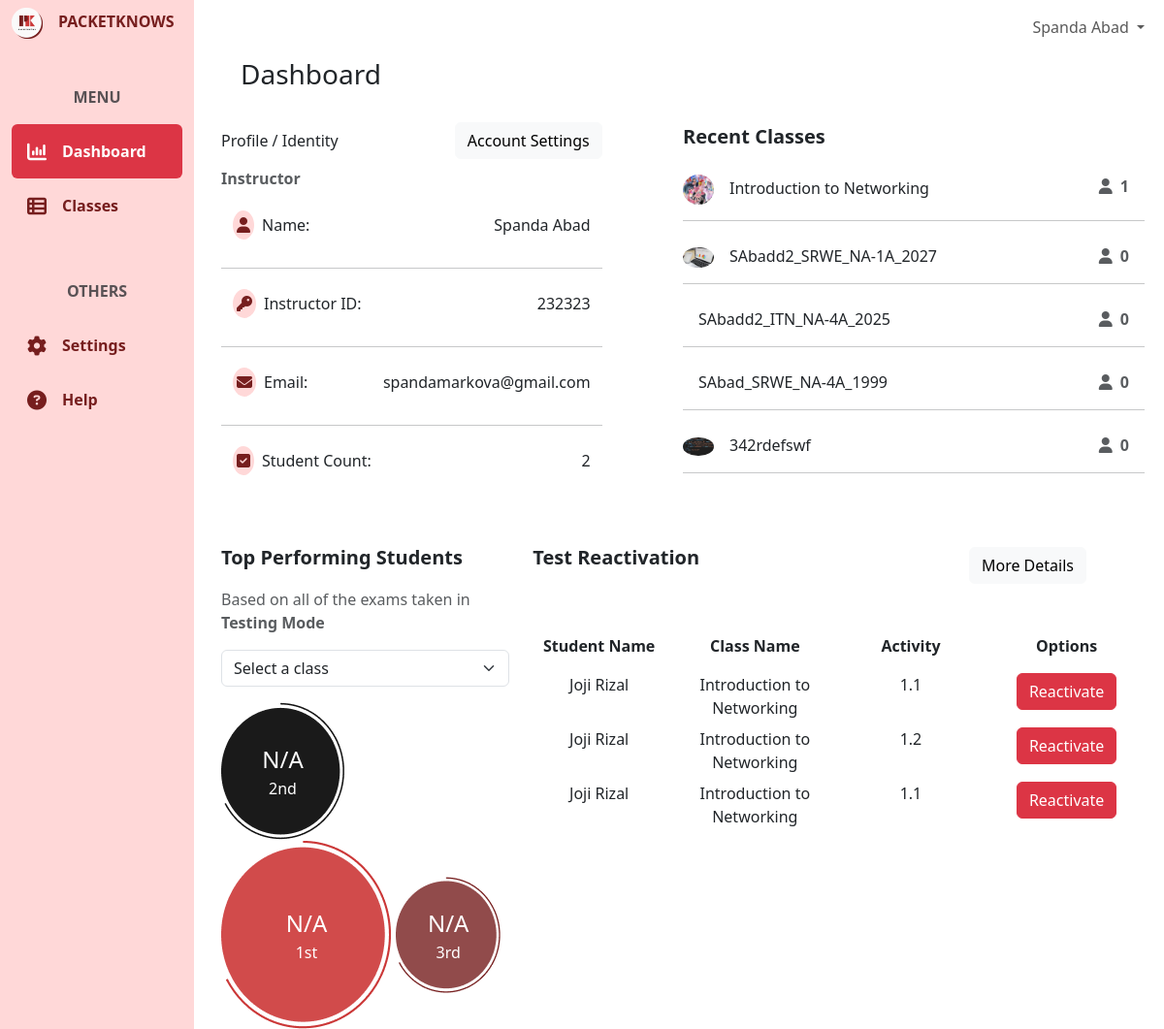
Page /dashboard/ (signed in) on the committed database.
### user/models.py (models this page shows, shortened)
class CustomUser(AbstractBaseUser, PermissionsMixin):
    email = models.EmailField(unique=True)
    first_name = models.CharField(max_length=50)
    last_name = models.CharField(max_length=50)
    is_active = models.BooleanField(default=True)
    is_staff = models.BooleanField(default=False)
    category = models.ForeignKey(UserCategory, on_delete=models.CASCADE)
    icon = models.ImageField(upload_to= 'user/icons/', blank=True, null=True)
    school_id = models.BigIntegerField(unique=True, blank=True, null=True)
    evidences = models.ImageField(upload_to= 'user/evidences/', blank=True, null=True)
    objects = CustomUserManager()
    USERNAME_FIELD = 'email'
    REQUIRED_FIELDS = ['first_name', 'last_name']
    class Meta:
        verbose_name = 'User'
        verbose_name_plural = 'Users'

### classroom/models.py (models this page shows, shortened)
class Classroom(models.Model):
    name = models.CharField(max_length=255)
    code = models.CharField(max_length=255)
    description = models.CharField(max_length=255)
    icon = models.ImageField(upload_to='classroom/class-icons/', blank=True, null=True)
    section = models.CharField(max_length=50)
    school_year = models.CharField(max_length=50)
    instructor = models.ForeignKey(userModels.CustomUser, on_delete=models.CASCADE, related_name='instructor_classrooms')
    students = models.ManyToManyField(userModels.CustomUser, through='Enrollment', related_name='enrolled_classrooms')
    course = models.ForeignKey(activityModels.Course, on_delete=models.CASCADE)
    is_active = models.BooleanField(default=True)
    date_updated = models.DateTimeField(auto_now=True)
    class Meta:
        ordering = ['-date_updated']
        verbose_name_plural = "Classrooms"

### help/models.py (models this page shows, shortened)
class TestReactivation(models.Model):
    student = models.ForeignKey(userModels.CustomUser, on_delete=models.CASCADE)
    classroom = models.ForeignKey(classroomModels.Classroom, on_delete=models.CASCADE)
    activity = models.ForeignKey(activityModels.Activity, on_delete=models.CASCADE)
    message = models.TextField()
    class Meta:
        verbose_name_plural = "Test Reactivations"

### activity/models.py (models this page shows, shortened)
class Activity(models.Model):
    base_activity = models.ForeignKey(BaseActivity, on_delete=models.CASCADE)
    projectID = models.CharField(max_length=255, unique=True)
    mode = models.CharField(max_length=50)
    physical_points = models.PositiveIntegerField()
    basic_config_points = models.PositiveIntegerField()
    ip_points = models.PositiveIntegerField()
    routing_points = models.PositiveIntegerField()
    other_points = models.PositiveIntegerField()
    time_spent = models.PositiveIntegerField()
    status = models.CharField(max_length=50, default="open")
    class Meta:
        verbose_name_plural = "Activities"

class BaseActivity(models.Model):
    number = models.CharField(max_length=4)
    name = models.CharField(max_length=255)
    projectID = models.CharField(max_length=255, unique=True)
    answer_key = models.TextField(blank=True,null=True)
    category = models.ForeignKey(ActivityCategory, on_delete=models.CASCADE)
    course = models.ForeignKey(Course, on_delete=models.CASCADE)
    training_task = models.FileField(models.FileField(upload_to='training-tasks/'))
    testing_task = models.FileField(models.FileField(upload_to='training-tasks/'))
    max_physical_points = models.PositiveIntegerField()
    max_basic_config_points = models.PositiveIntegerField()
    max_ip_points = models.PositiveIntegerField()
    max_routing_points = models.PositiveIntegerField()
    max_other_points = models.PositiveIntegerField()
    time_limit = models.PositiveIntegerField()
    class Meta:
        verbose_name_plural = "Base Activities"

### core/views.py (the view)
# urls.py: path('dashboard/', coreViews.DashboardView, name='dashboard'),
@login_required(login_url='/')
def DashboardView(request):
    context = {}
    if request.method == 'POST':
        pass
    else:
        userCategory = request.user.category.name
        if userCategory == "Student":
            student = request.user
            context["notifications"] = Notification.objects.filter(receiver=student)
            enrollments = Enrollment.objects.filter(student=request.user)
            total_active_test_count = 0
            for enrollment in enrollments:
                activities = enrollment.activities.filter(status="working")
                total_active_test_count += activities.count()
            ordered_enrollments = enrollments.order_by('-date_updated')
            classrooms = [enrollment.classroom for enrollment in ordered_enrollments]
            context["strengthRating"] = computeOverallStrengthRating(request.user)
            context["activeTestCount"] = total_active_test_count
            context["classes"] = classrooms
            average_progress = computeAverageClassProgress(request.user, "training")
            bar_chart_labels = average_progress['class_names']
            bar_chart_data = average_progress['averages']
            context["barChartLabels"] = json.dumps(bar_chart_labels)
            context["barChartData"] = json.dumps(bar_chart_data)
            enrollments = Enrollment.objects.filter(student=request.user)
            classrooms = [enrollment.classroom for enrollment in enrollments]
            context["classrooms"] = classrooms
        elif userCategory == "Instructor":
            classrooms = Classroom.objects.filter(instructor=request.user)
            context["classrooms"] = classrooms
            enrollments = Enrollment.objects.filter(classroom__in=classrooms)
            context["allStudentCount"] = enrollments.count()
            context["testReactivations"] =  TestReactivation.objects.filter(classroom__instructor=request.user)
    return render(request, 'core/dashboard.html', context)

### templates/core/dashboard.html (shortened to what this page needs)
{% extends 'core/base.html' %}
{% block content %}
<div class="container-fluid h-100">
    <div class="row h-100">
        <div class="col-2 fixed-top bg-pink h-100" id="green">
            {% include 'core/components/sidebar.html'%}
        </div>
        <div class="col-md-10 ms-auto" style="padding: 0; overflow-x: hidden !important;">
            {% include 'core/components/topnav.html'%}
            <main class="mt-5 pt-1">
                {% if request.user.category.name == 'Student'%}
                    {% include 'core/dashboards/student-dashboard.html'%}
                {% elif request.user.category.name == 'Self Learner'%}
                    {% include 'core/dashboards/selfLearner-dashboard.html'%}
                {% elif request.user.category.name == 'Instructor'%}
                    {% include 'core/dashboards/instructor-dashboard.html'%}
                {% endif %}
            </main>
        </div>
    </div>
</div>
{% endblock %}

### templates/core/components/topnav.html (shortened to what this page needs)
<nav class="navbar navbar-expand-lg navbar-light bg-white fixed-top col-md-9 ms-sm-auto col-lg-10">
    <div class="container-fluid">
            <ul class="navbar-nav ms-auto">
                <li class="nav-item dropdown">
                    <a class="nav-link dropdown-toggle" href="#" id="userDropdown" role="button" data-bs-toggle="dropdown" aria-expanded="false">
                      {{user.first_name}} {{user.last_name}}
                    </a>
                </li>
            </ul>
    </div>
</nav>

### templates/core/dashboards/instructor-dashboard.html (shortened to what this page needs)
{% load static %}
<div class="container mx-3">
    <div class="row ms-2 mt-2 mb-4 ">
        <h3 class="">Dashboard</h3>
    </div>
    <div class="row justify-content-between">
        <div class="col-md-5">
            <div class="d-flex justify-content-between align-items-center">
                <p class="d-inline m-0">Profile / Identity</p>
                <a href="#" class="btn btn-light">Account Settings</a>
            </div>
            <div class="text-muted fw-bold mt-2">
               Instructor
            </div>
            <div class="container d-flex justify-content-between align-items-center mt-4">
                <p><span class="bg-pink p-1 rounded-circle me-2"><i class="fa-solid fa-user" style="color: #761E1E;"></i></span>Name:</p>
                <p class="">{{user.first_name}} {{user.last_name}}</p>
            </div>
            <hr>
            <div class="container d-flex justify-content-between align-items-center mt-4">
                <p><span class="bg-pink p-1 rounded-circle me-2"><i class="fa-solid fa-key" style="color: #761E1E;"></i></span>Instructor ID:</p>
                <p class="">{{user.school_id}}</p>
            </div>
            <hr>
            <div class="container d-flex justify-content-between align-items-center mt-4">
                <p><span class="bg-pink p-1 rounded-circle me-2"><i class="fa-solid fa-envelope" style="color: #761E1E;"></i></span>Email:</p>
                <p class="">{{user.email}}</p>
            </div>
            <hr>
            <div class="container d-flex justify-content-between align-items-center mt-4">
                <p><span class="bg-pink p-1 rounded-circle me-2"><i class="fa-solid fa-square-check" style="color: #761E1E;"></i></span>Student Count:</p>
                <p class="">{{allStudentCount}}</p>
            </div>
        </div>
        <div class="col-md-6 me-4">
            <p class="fs-5 fw-bold m-0 mb-4">Recent Classes</p>
            {% for classroom in classrooms %}
                {% if forloop.counter <= 5 %}
                    <a href="{% url 'core:classes' %}" class="text-dark unstyled text-decoration-none">
                        <div class="d-flex justify-content-between mt-4">
                            <p><img src="{{classroom.icon.url}}" alt="" class="logo me-3 rounded-circle">{{classroom.name}}</p>
                            <p class="text-muted me-3"><i class="fa-solid fa-user me-2"></i><span class="fw-bold">{{ classroom.students.count }}</span></p>
                        </div>
                        <hr class="mb-4 mt-0">
                    </a>
                {% endif %}
            {% endfor %}
        </div>
    </div>
    <div class="row me-4 mt-5">
        <div class="col-md-4">
            <p class="fs-5 fw-bold mb-0">Top Performing Students</p>
            <p class="text-muted mt-3">Based on all of the exams taken in <span class="fw-bold">Testing Mode</span></p>
            <select name="classroomID" class="form-select mb-3" id="classSelectDashboard" aria-label="Select Now" hx-target="#topPerformingStudents" hx-get="{% url 'classroom:topStudents' %}" hx-trigger="change">
                <option value="" selected>Select a class</option>
            </select>
            <div id="topPerformingStudents">
                <div class="rating rating-1 d-inline-block">
                    <div class="rating-label text-white">
                        <p class="fs-4 p-0 m-0">N/A</p>
                        <p class=" p-0 m-0">2nd</p>
                    </div>
                    <img src="{% static 'res/icons/Dashboard/Dashboard-circle3.png' %}" alt="" class="img-fluid">
                </div>
                <div class="rating rating-1 d-inline-block">
                    <div class="rating-label text-white">
                        <p class="fs-4 p-0 m-0">N/A</p>
                        <p class=" p-0 m-0">1st</p>
                    </div>
                    <img src="{% static 'res/icons/Dashboard/Dashboard-circle.png' %}" alt="" class="img-fluid">
                </div>
                <div class="rating rating-1 d-inline-block">
                    <div class="rating-label text-white">
                        <p class="fs-4 p-0 m-0">N/A</p>
                        <p class=" p-0 m-0">3rd</p>
                    </div>
                    <img src="{% static 'res/icons/Dashboard/Dashboard-circle2.png' %}" alt="" class="img-fluid">
                </div>
            </div>
        </div>
        <div class="col-md-8">
            <div class="d-flex justify-content-between align-items-center mb-5">
                <p class="fs-5 fw-bold ">Test Reactivation</p>
                <a href="{% url 'core:help'%}" class="btn btn-light me-5">More Details</a>
            </div>
            <div class="row text-center mb-3">
                <div class="col-md-3 fw-bold">
                    Student Name
                </div>
                <div class="col-md-3 fw-bold">
                    Class Name
                </div>
                <div class="col-md-3 fw-bold">
                    Activity
                </div>
                <div class="col-md-3 fw-bold">
                    Options
                </div>
            </div>
            {% for testReactivation in testReactivations%}
            <div class="row text-center mb-2">
                <div class="col-md-3">
                    {{testReactivation.student.first_name}} {{testReactivation.student.last_name}}
                </div>
                <div class="col-md-3">
                    {{testReactivation.classroom.name}}
                </div>
                <div class="col-md-3">
                    {{testReactivation.activity.base_activity.number}}
                </div>
                <div class="col-md-3">
                    <div>
                        <button class="btn btn-danger" hx-post="{% url 'help:reactivateExam' testReactivationID=testReactivation.id%}" hx-swap="none">Reactivate</button>
                    </div>
                </div>
            </div>
            {% endfor %}
        </div>
    </div>
</div>

### static/css/global.css (style rules this page uses)
.bg-pink { background-color: #FFD8D8; }
.bg-white { background-color: #FAFAFA; }
.logo { width: 2rem; }

### static/css/dashboards/studentDashboard.css (style rules this page uses)
.rating { position: relative; text-align: center; }
.rating-label { position: absolute; top: 50%; left: 50%; transform: translate(-50%, -50%); }

### rows in the picture
CustomUser: first_name "Spanda", last_name "Abad", school_id "232323", email "spandamarkova@gmail.com"
Classroom: icon (picture), name "Introduction to Networking", students.count "1"
Classroom: icon (picture), name "SAbadd2_SRWE_NA-1A_2027", students.count "0"
Classroom: name "SAbadd2_ITN_NA-4A_2025", students.count "0"
Classroom: name "SAbad_SRWE_NA-4A_1999", students.count "0"
Classroom: icon (picture), name "342rdefswf", students.count "0"
TestReactivation: student.first_name "Joji", student.last_name "Rizal", classroom.name "Introduction to Networking", activity.base_activity.number "1.1"
TestReactivation: student.first_name "Joji", student.last_name "Rizal", classroom.name "Introduction to Networking", activity.base_activity.number "1.2"
TestReactivation: student.first_name "Joji", student.last_name "Rizal", classroom.name "Introduction to Networking", activity.base_activity.number "1.1"

### other values in the picture
{{ allStudentCount }} "2"
